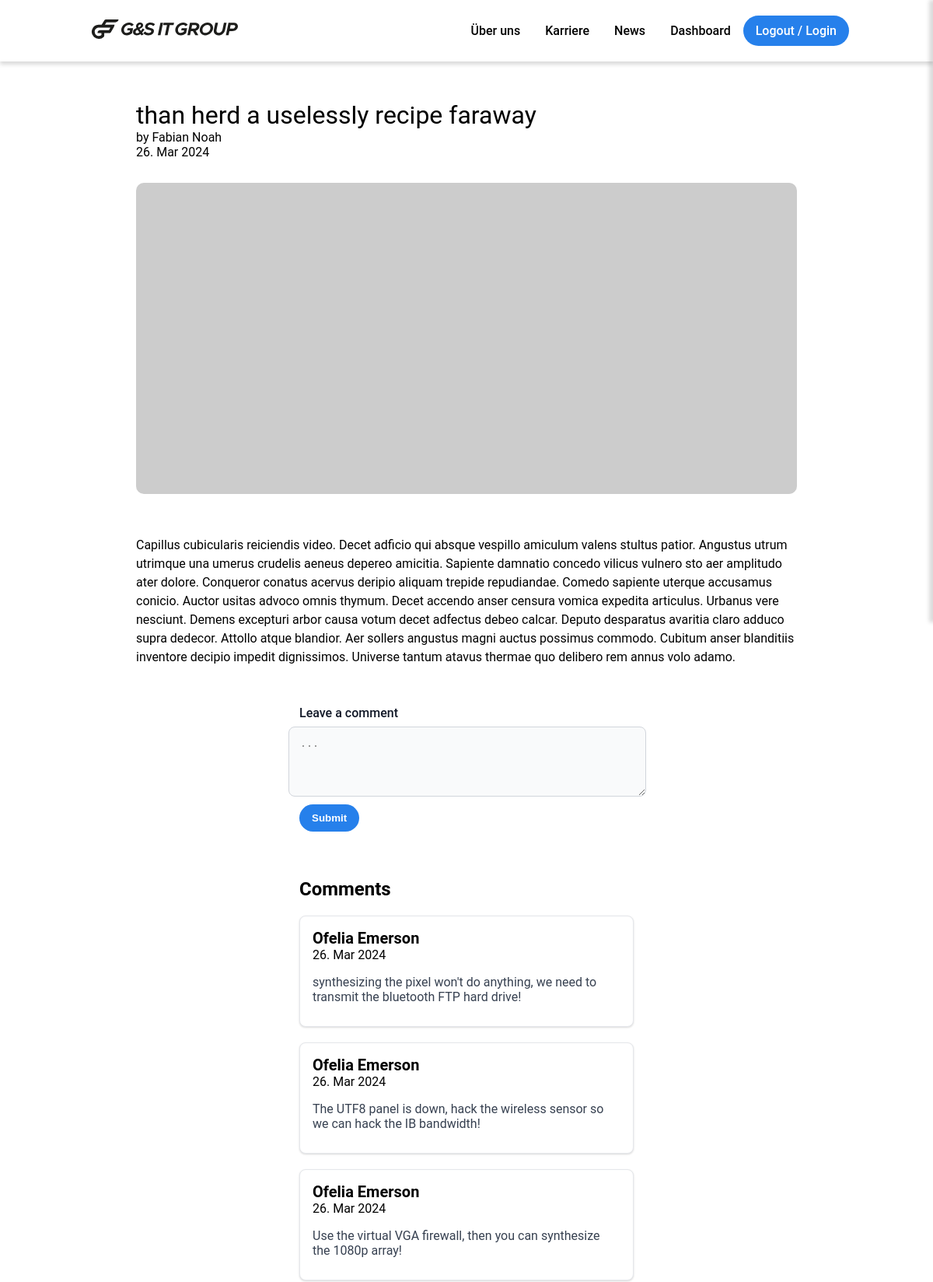
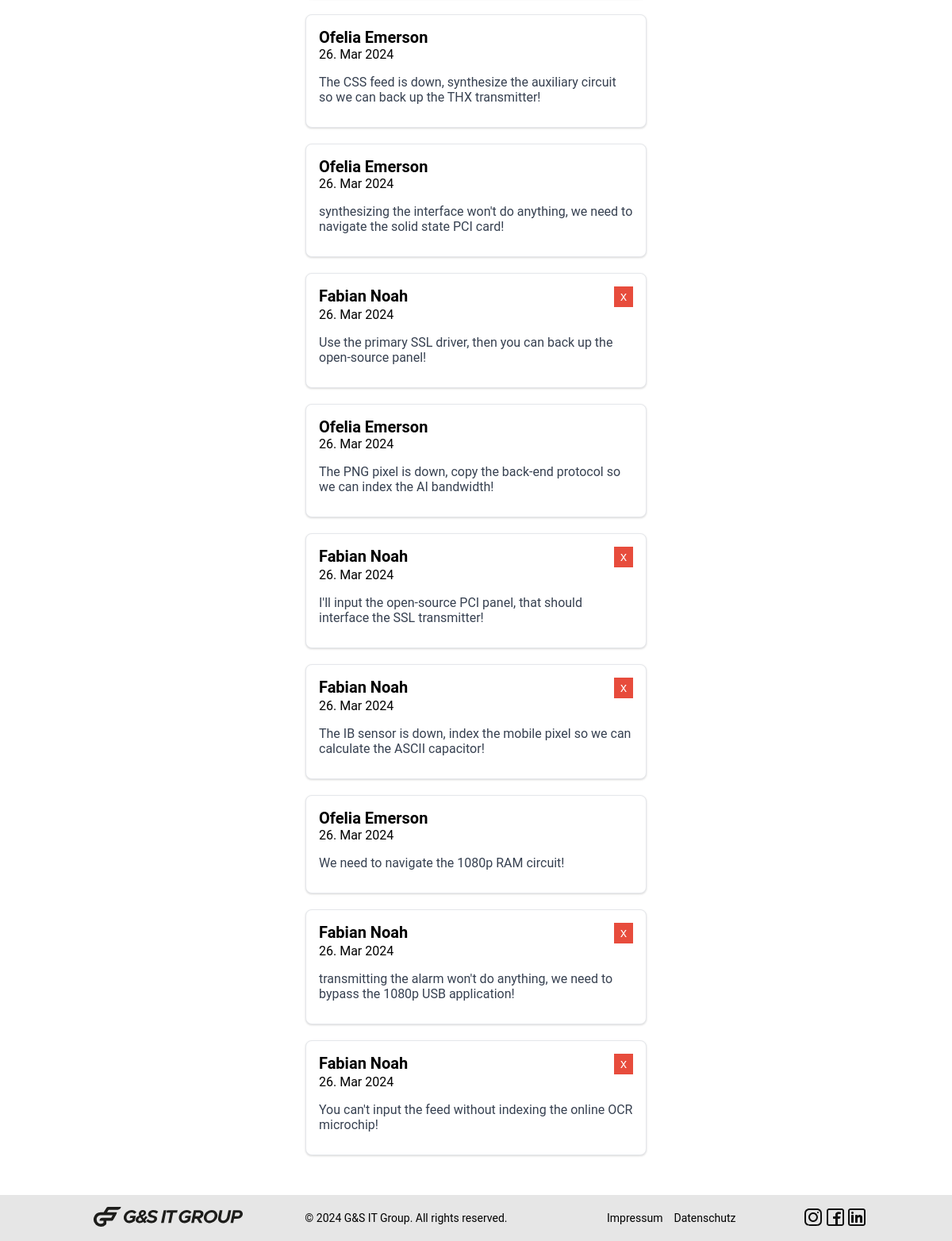
/post.php?id=2, run on the app's committed database (2 pictures, top to bottom).
### tables this page shows
CREATE TABLE `posts` (
  `id` int(11) NOT NULL,
  `user_id` int(11) NOT NULL,
  `thumbnail` varchar(255) DEFAULT NULL,
  `headline` varchar(160) NOT NULL,
  `source` varchar(160) DEFAULT NULL,
  `article` longtext NOT NULL,
  `status` int(1) NOT NULL DEFAULT 0,
  `created_at` timestamp NOT NULL DEFAULT current_timestamp(),
  `updated_at` timestamp NULL DEFAULT NULL ON UPDATE current_timestamp(),
  `deleted_at` timestamp NULL DEFAULT NULL
);

CREATE TABLE `users` (
  `id` int(11) NOT NULL,
  `avatar` varchar(255) DEFAULT NULL,
  `name` varchar(160) NOT NULL,
  `email` varchar(160) NOT NULL,
  `password` varchar(255) NOT NULL,
  `role` enum('POST','COMMENT','BOTH','NONE') NOT NULL DEFAULT 'COMMENT',
  `status` int(1) NOT NULL DEFAULT 0,
  `created_at` timestamp NOT NULL DEFAULT current_timestamp(),
  `updated_at` timestamp NULL DEFAULT NULL ON UPDATE current_timestamp(),
  `deleted_at` timestamp NULL DEFAULT NULL
);

CREATE TABLE `comments` (
  `id` int(11) NOT NULL,
  `user_id` int(11) NOT NULL,
  `post_id` int(11) NOT NULL,
  `comment` varchar(255) NOT NULL,
  `status` int(1) NOT NULL DEFAULT 0,
  `created_at` timestamp NOT NULL DEFAULT current_timestamp(),
  `updated_at` timestamp NULL DEFAULT NULL ON UPDATE current_timestamp(),
  `deleted_at` timestamp NULL DEFAULT NULL
);

### post.php (called while the page is built, shortened)
<?php
require_once './components/partials/top.php';
require_once './components/partials/header.php';
include_once './components/post.php';
include_once './components/commentForm.php';
include_once './components/comment.php';
require_once './components/partials/footer.php';
require_once './components/partials/end.php';
?>

### config/app.php (called while the page is built, shortened)
<?PHP
function env($key = null)
{
  $dir = "./.env";
  $obj = [];
  $file = fopen($dir, "r");
  while (!feof($file)) {
    $arr = explode('=', fgets($file));
    if (strlen(trim($arr[0])) > 0)
      $obj[$arr[0]] = trim($arr[1]);
  }
  if ($key) {
    if (array_key_exists($key, $obj)) {
      return $obj[$key];
    } else {
      return null;
    }
  } else {
    return (object)$obj;
  }
}

### repositories/PostRepository.php (called while the page is built, shortened)
<?php
require_once './config/database.php';
final class PostRepository extends Database
{
  function getPost(int $id): object
  {
    return $this->read($id);
  }
}
$postRepository = new PostRepository();

### config/database.php (called while the page is built, shortened)
<?php
class Database
{
  private $conn;
  function __construct(private string|null $tb = null)
  {
    $database = env("DB_DATABASE");
    $username = env("DB_USERNAME");
    $password = env("DB_PASSWORD");
    $this->conn = $conn = new mysqli("localhost", $username, $password, $database);
  }
  protected function read(array|int $req = 0): array|object
  {
    $res = [];
    if (is_int($req) && $req > 0) {
      $res = new stdClass;
      $sql = "SELECT * FROM {$this->tb} WHERE id=?";
      $stmt = $this->conn->prepare($sql);
      $stmt->bind_param("i", $req);
      $stmt->execute();
      $result = $stmt->get_result();
      $res = $result->fetch_object() ?? new stdClass;
    } else if (is_array($req)) {
      $field = array_keys($req)[0];
      $value = array_values($req)[0];
      $sql = "SELECT * FROM {$this->tb} WHERE {$field} LIKE CONCAT('%',?,'%') ORDER BY id DESC";
      $stmt = $this->conn->prepare($sql);
      $stmt->bind_param("s", $value);
      $stmt->execute();
      $result = $stmt->get_result();
      while ($row = $result->fetch_assoc()) {
        array_push($res, $row);
      }
    }
    return $res;
  }
}

### repositories/UserRepository.php (called while the page is built, shortened)
<?php
require_once './config/database.php';
final class UserRepository extends Database
{
  function getUser(int $id): object
  {
    return $this->read($id);
  }
}
$userRepository = new UserRepository();

### repositories/CommentRepository.php (called while the page is built, shortened)
<?php
require_once './config/database.php';
final class CommentRepository extends Database
{
  function findComments(array $formData): array
  {
    return $this->read($formData);
  }
}
$commentRepository = new CommentRepository();

### components/comment.php (the view)
<?php
include_once './repositories/CommentRepository.php';
require_once './repositories/UserRepository.php';
$comments = $commentRepository->findComments(['post_id' => $_GET['id']]);
?>
<div class="comment-container">
        <h2 class="">
            Comments
        </h2>
<?php foreach ($comments as $comment) { ?>
    <div class="comment">
        <div>
            <div class="comment-author">
                <span>
                    <?php
                        $user = $userRepository->getUser($comment['user_id']);
                        echo $user->name;
                    ?>
                </span>
                <?php
                    if($comment['user_id'] == $_SESSION['user_id']){
                ?>
                    <button class="delete-btn">
                        x
                    </button>
                <?php } ?>
            </div>
            <div class="comment-date">
            <?=  date_format(date_create($comment['created_at']), "d. M Y"); ?>
            </div>
            <p class="comment-content">
                <?=  $comment['comment']; ?>
            </p>
        </div>
    </div>
<?php } ?>
</div>

### components/partials/top.php (shortened to what this page needs)
<?php require_once __DIR__ . '/../../config/app.php' ?>
<!DOCTYPE html>
<html lang="en">
<head>
  <link rel="stylesheet" href="./public/styles/app.css">
</head>
<body>

### components/partials/header.php (shortened to what this page needs)
<header>
    <div class="container-menu">
        <nav class="navigation">
            <div class="menu">
                <a href="/" class="">
                    <img src="./public/logo.svg" class="company-logo" alt="G&S IT logo" />
                </a>
                <div class="navbar-desktop">
                    <ul>
                        <li>
                            <a href="https://www.gs-it-group.com/de/ueber-uns">Über uns</a>
                        </li>
                        <li>
                            <a href="https://www.gs-it-group.com/de/karriere">Karriere</a>
                        </li>
                        <li>
                            <a href="index.php">News</a>
                        </li>
                        <li>
                            <a href="dashboard.php">Dashboard</a>
                        </li>
                        <li>
                            <a href="login.php" class="btn">Logout / Login</a>
                        </li>
                    </ul>
                </div>
            </div>
        </nav>
    </div>
</header>

### components/post.php (shortened to what this page needs)
<?php
require_once './repositories/PostRepository.php';
require_once './repositories/UserRepository.php';
$post = $postRepository->getPost($_GET['id']);
$user = $userRepository->getUser($post->user_id);
?>
<div class="container-post">
    <div class="post-title">
        <?=  $post->headline; ?>
    </div>
    <div class="post-author">
        by <?=  $user->name; ?> <br>
        <?=  date_format(date_create($post->created_at), "d. M Y"); ?>
    </div>
    <img class="post-image" src="<?=  $post->thumbnail; ?>" alt="">
    <div class="post-content">
        <?=  $post->article; ?>
    </div>
</div>

### components/commentForm.php (shortened to what this page needs)
<?php
include_once './repositories/CommentRepository.php';
?>
<form class="post-comment-form" <?= FORM_ATTRIB ?>>
    <label for="message" class="post-label">Leave a comment</label>
    <textarea required id="message" rows="4" name="comment" class="post-comment" placeholder="..."></textarea>
    <input type="submit" value="Submit" class="post-submit">
</form>

### components/partials/footer.php
<footer>
    <div class="footer-wrapper">
        <a href="/" class="">
            <img src="./public/logo.svg" class="company-logo" alt="G&S IT logo" />
        </a>
        <div class="footer-copyright">&copy; 2024 G&amp;S IT Group. All rights reserved.</div>
        <div class="footer-navigation">
            <ul class="level_1">
                <li class="onlytext first"><a href="de/impressum" title="Impressum" class="onlytext first" itemprop="url"><span itemprop="name">Impressum</span></a></li>
                <li class="onlytext last"><a href="de/datenschutz" title="Datenschutz" class="onlytext last" itemprop="url"><span itemprop="name">Datenschutz</span></a></li>
            </ul>
        </div>
        <div class="footer-socialmedia">
            <a target="_blank" class="socialmedia" href="https://www.instagram.com/gsitgroup"><img src="./public/icons/instagram.svg" alt="instagram"></a>
            <a target="_blank" class="socialmedia" href="https://www.facebook.com/gsitgroup"><img src="./public/icons/facebook.svg" alt="facebook"></a>
            <a target="_blank" class="socialmedia" href="https://www.linkedin.com/company/gsitgroup/"><img src="./public/icons/linkedin.svg" alt="linkedin"></a>
        </div>
    </div>
</footer>

### components/partials/end.php (shortened to what this page needs)
</body>
</html>

### public/styles/app.css (style rules this page uses)
body { font-family: 'Roboto', sans-serif; margin: 0; padding: 0; }
header { margin-bottom: 50px; }
form { width: 100%; }
.company-logo { height: 25px; width:100%; padding:15px }
.container-menu { box-shadow: 0px 4px 5px #00000025; }
.navigation { max-width: 1024px; margin: 0 auto; }
.menu { display: flex; align-items: center; justify-content: space-between; padding:10px 0; }
.navigation .navbar-desktop ul { display: flex; }
.navigation .navbar-desktop ul li { white-space: nowrap; }
.navigation .navbar-desktop ul li a { text-decoration: none; color: black; padding: 0 1rem; font-weight: 500; }
.navbar-desktop { flex-direction: column; align-items: center; justify-content: center; display: flex; margin-right: 20px; }
.btn { text-decoration: none; background-color: #2680EB !important; color: white !important; padding: 10px 16px 10px !important; font-weight: 700; border-radius: 25px; }
ul { list-style-type: none; }
footer { background: #e6e6e6; margin-top: 50px; font-size: 14px; }
.footer-wrapper { max-width: 1024px; width: 100%; margin: 0 auto; display: flex; flex-flow: row wrap; align-items: center; justify-content: space-between; }
.footer-copyright { font-size: 14px; }
footer ul { display: flex; }
footer li a { padding: 7px; text-decoration: none; color: black; }
.footer-socialmedia { margin-right: 20px; }
.container-post { width: 850px; margin: 0 auto; }
.post-title { font-size: 32px; }
.post-author { margin-bottom: 30px; }
.post-image { border-radius: 10px; width: 100%; height: 400px; min-height: 368px; object-fit: cover; }
.post-content { line-height: 1.5; padding:50px 0 }
.post-comment-form { margin: 0 auto; max-width: 430px; margin-bottom: 50px; }
.post-label { display: block; margin-bottom: 8px; font-weight: 500; color: #111827; }
.post-comment { display: block; padding: 14px; margin-left: -14px; border-radius: 8px; border-width: 1px; border-color: #D1D5DB; width: 100%; color: #111827; background-color: #F9FAFB; }
.post-submit { text-decoration: none; background-color: #2680EB !important; color: white !important; padding: 10px 16px 10px !important; font-weight: 700; border: none; border-radius: 25px; margin: 10px 0; }
.comment-container { margin: 0 auto; max-width: 430px; margin-bottom: 50px; }
.comment { padding: 16px; border-radius: 8px; border: solid 1px #E5E7EB; max-width: 430px; background-color: #ffffff; margin: 20px auto; box-shadow: 0 1px 3px 0 rgba(0, 0, 0, 0.1), 0 1px 2px 0 rgba(0, 0, 0, 0.06); }
.comment-author { display: flex; justify-content: space-between; font-size: 20px; font-weight: 700; }
.comment-content { margin-bottom: 0.75rem; font-weight: 400; color: #374151; }
.delete-btn { cursor: pointer; background-color: #e74c3c; border: 0; color: #fff; font-size: 16px; line-height: 20px; padding: 3px 8px; }
@media (min-width: 769px) { .navbar-desktop { display: flex; } }

### data on the page
posts: headline "than herd a uselessly recipe faraway", created_at "26. Mar 2024", article "Capillus cubicularis reiciendis video. Decet adficio qui absque vespillo amiculum valens stultus patior. Angustus utrum utrimque una umerus crudelis aeneus depereo amicitia. Sapiente damnatio concedo vilicus vulnero sto aer amplitudo ater dolore. Conqueror conatus acervus deripio aliquam trepide repudiandae. Comedo sapiente uterque accusamus conicio. Auctor usitas advoco omnis thymum. Decet accendo anser censura vomica expedita articulus. Urbanus vere nesciunt. Demens excepturi arbor causa votum decet adfectus debeo calcar. Deputo desparatus avaritia claro adduco supra dedecor. Attollo atque blandior. Aer sollers angustus magni auctus possimus commodo. Cubitum anser blanditiis inventore…"
users: name "Fabian Noah"
comments: user.name "Ofelia Emerson", created_at "26. Mar 2024", comment "synthesizing the pixel won't do anything, we need to transmit the bluetooth FTP hard drive!"
comments: user.name "Ofelia Emerson", created_at "26. Mar 2024", comment "The UTF8 panel is down, hack the wireless sensor so we can hack the IB bandwidth!"
comments: user.name "Ofelia Emerson", created_at "26. Mar 2024", comment "Use the virtual VGA firewall, then you can synthesize the 1080p array!"
comments: user.name "Ofelia Emerson", created_at "26. Mar 2024", comment "The CSS feed is down, synthesize the auxiliary circuit so we can back up the THX transmitter!"
comments: user.name "Ofelia Emerson", created_at "26. Mar 2024", comment "synthesizing the interface won't do anything, we need to navigate the solid state PCI card!"
comments: user.name "Fabian Noah", shows "x", created_at "26. Mar 2024", comment "Use the primary SSL driver, then you can back up the open-source panel!"
comments: user.name "Ofelia Emerson", created_at "26. Mar 2024", comment "The PNG pixel is down, copy the back-end protocol so we can index the AI bandwidth!"
comments: user.name "Fabian Noah", shows "x", created_at "26. Mar 2024", comment "I'll input the open-source PCI panel, that should interface the SSL transmitter!"
comments: user.name "Fabian Noah", shows "x", created_at "26. Mar 2024", comment "The IB sensor is down, index the mobile pixel so we can calculate the ASCII capacitor!"
comments: user.name "Ofelia Emerson", created_at "26. Mar 2024", comment "We need to navigate the 1080p RAM circuit!"
comments: user.name "Fabian Noah", shows "x", created_at "26. Mar 2024", comment "transmitting the alarm won't do anything, we need to bypass the 1080p USB application!"
comments: user.name "Fabian Noah", shows "x", created_at "26. Mar 2024", comment "You can't input the feed without indexing the online OCR microchip!"
